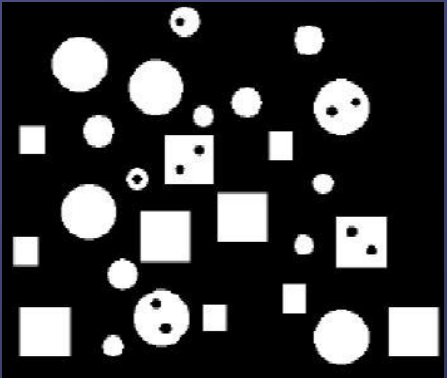
#> input picture aaa.png, 447 x 378 px
$ jupyter execute --allow-errors Assignment-2.ipynb   (shell and % lines are left out)
#> lines starting #> are read from the running program, lines starting #| are printed output that depends on the picture; after the words box and inside, x2 and y2 are one past the last pixel; in counts of white or black regions, pixels touching at a corner belong together
[cell 1]
import numpy as np
import random
import cv2
from skimage import morphology as skimage_morph
import matplotlib.pyplot as plt

[cell 2]
def cv2_imshow(img):
    if(len(img.shape) > 2):
        rgb_img = cv2.cvtColor(img, cv2.COLOR_BGR2RGB)
        plt.imshow(rgb_img)
    else:
        plt.imshow(img, cmap = 'gray')

### 1. Read an image in the given link as ‘aaa.png’. Use the dilation operation on this image with two different structuring elements (square and circle). This size of structuring element is of your choice. Save your results as result-1.png andresult-2.png. Compare and contrast your results. Explain your observations.

[cell 3]
img = cv2.imread('aaa.png')
#> img is the input picture: shape (378, 447, 3); mean B, G, R 57.7, 56.9, 56.9

[cell 4]
cv2_imshow(img)

[cell 5]
img.shape
#> Out = (378, 447, 3)

[cell 6]
structuring_element_square = np.ones((9, 9), np.uint8)
structuring_element_circle = cv2.getStructuringElement(cv2.MORPH_ELLIPSE, (11, 11))

[cell 7]
structuring_element_square

[cell 8]
structuring_element_circle

[cell 9]
dilated_square_img = cv2.dilate(img, structuring_element_square, iterations = 1)
plt.imshow(dilated_square_img)

[cell 10]
dilated_circle_img = cv2.dilate(img, structuring_element_circle, iterations = 1)
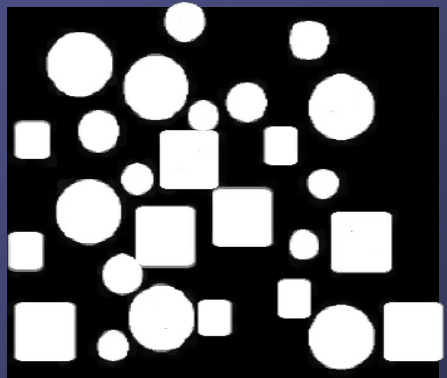
#> dilated_circle_img: shape (378, 447, 3); mean B, G, R 93.8, 91.6, 91.4
plt.imshow(dilated_circle_img)

[cell 11]
%cd assignment-2
%cd ..

cv2.imwrite('./assignment-2/question-1/result-1.png', dilated_square_img)
cv2.imwrite('./assignment-2/question-1/result-2.png', dilated_circle_img)
#> Out = True

<b>Comparison:</b>
- Both the circle and square structuring elements were able to fill the holes by dilation.
- The edges of the shapes in the image were dilated (smoothened) giving a polished output image.

<b>Contrast :</b>
- The number of ones in the square structuring element is more than that in a circle strucuring element for a strucuturing element of size nxn.
- The circle structuring element required larger dimensions than the square structuring element to remove the holes.

<b>Observations</b>
Both the structuring elements (square and circle) were able to fill the holes in the original image after dilation. The square structuring element with a size 9x9 was able to remove the holes as whereas the circle structuring element required a structuring element of size 11x11 to completely remove the holes.

- Square dilation expands objects more uniformly in all directions due to its sharp corners.
- Circular dilation has a smoother effect on edges, preserving some diagonal details due to its rounded shape.

### 2. Read an image. Add salt/pepper noise to it. Use a suitable structuring element to dilate this image, hence removing the noise from the image. Save your image as denoised.png.

[cell 12]
img = cv2.imread('./aaa.png', 2)
#> img: shape (378, 447); min 0, max 255, mean 57
cv2_imshow(img)

[cell 13]
# Adding salt/pepper noise to image
salt_pepper_noise_mask = np.random.choice([0, 1, -1], size = img.shape[:2], p = [0.1, 0.1, 0.8])

[cell 14]
salt_pepper_noise_mask

[cell 15]
img_noisy = img.copy()
img_noisy[salt_pepper_noise_mask == 0] = 0
img_noisy[salt_pepper_noise_mask == 1] = 255
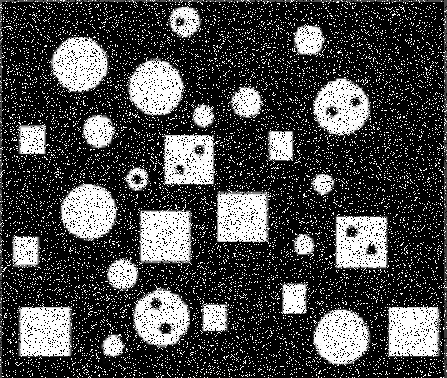
#> img_noisy: shape (378, 447); min 0, max 255, mean 71.1

[cell 16]
cv2_imshow(img_noisy)

[cell 17]
structuring_element = np.ones((2, 2)).astype(np.uint8)

[cell 18]
# denoised_img = cv2.dilate(img_noisy, structuring_element, anchor = (0, 0), iterations = 1)
denoised_img = skimage_morph.dilation(img, selem = structuring_element)
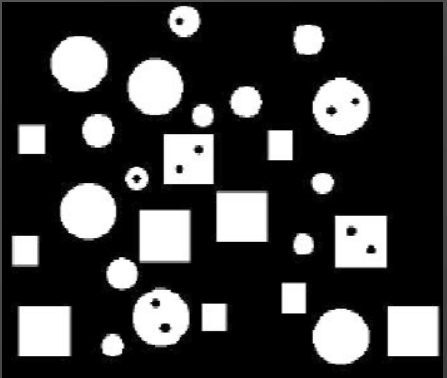
#> denoised_img: shape (378, 447); min 0, max 255, mean 60.9

##### After applying dilation, salt and pepper noise are removed from the noisy image

[cell 19]
cv2_imshow(denoised_img)

[cell 20]
%cd assignment-2
%cd ..

cv2.imwrite('./assignment-2/question-2/denoised.png', denoised_img)
#> Out = True

### 3. Show with an example image how you perform edge detection using dilation.

[cell 21]
img = cv2.imread('aaa.png')
# img = cv2.cvtColor(img, cv2.COLOR_BGR2GRAY)

kernel = cv2.getStructuringElement(cv2.MORPH_ELLIPSE, (3, 3))

dilated = cv2.dilate(img, kernel, iterations = 1)

[cell 22]
cv2_imshow(dilated)

[cell 23]
edges = dilated - img
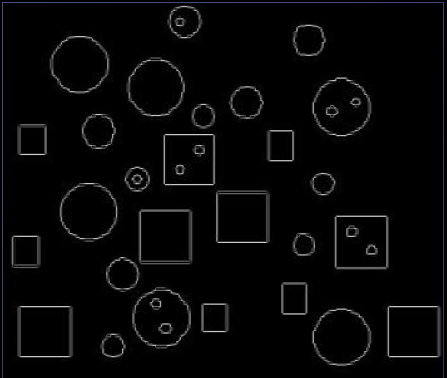
#> edges: shape (378, 447, 3); mean B, G, R 6.9, 6.6, 6.6

[cell 24]
cv2_imshow(edges)

[cell 25]
cv2.imshow('Edges', edges)
cv2.waitKey()
cv2.destroyAllWindows()

[cell 26]
%cd assignment-2
%cd ..

cv2.imwrite('./assignment-2/question-3/edges.png', edges)
#> Out = True

### 4. Read an image ‘aaa.png’. Use the erosion operation on this image with two different structuring elements (square and circle). This size of structuring element is of your choice. Save your results as result-1.png and result-2.png. Compare and contrast your results. Explain your observations.

[cell 27]
img = cv2.imread('aaa.png')

[cell 28]
cv2_imshow(img)

[cell 29]
structuring_element_square = np.ones((7, 7))
structuring_element_circle = cv2.getStructuringElement(cv2.MORPH_ELLIPSE, (7, 7))

[cell 30]
eroded_square = cv2.erode(img, structuring_element_square)
cv2_imshow(eroded_square)

[cell 31]
eroded_circle = cv2.erode(img, structuring_element_circle)
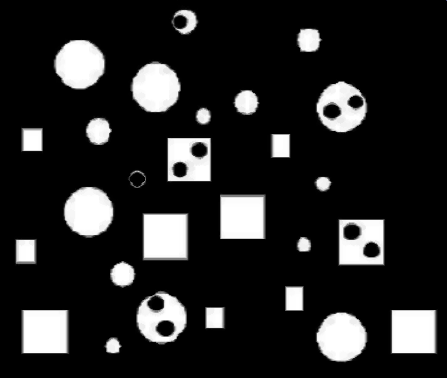
#> eroded_circle: shape (378, 447, 3); mean B, G, R 38.5, 38.5, 38.5
cv2_imshow(eroded_circle)

[cell 32]
%cd assignment-2
%cd ..

cv2.imwrite('./assignment-2/question-4/result-1.png', eroded_square)
cv2.imwrite('./assignment-2/question-4/result-2.png', eroded_circle)
#> Out = True

<b>Comparison:</b>
- Both the circle and square structuring elements were able to widen the holes (thin the object) by erosion.
- The edges of the shapes in the image were eroded (thinned).

<b>Contrast :</b>
- The number of ones in the square structuring element is more than that in a circle strucuring element for a strucuturing element of size nxn.

<b>Observations</b>
Both the structuring elements (square and circle) were able to widen the holes in the original image after erosion.

- Square erosion shrinks objects more uniformly in all directions due to its sharp corners and shrinks the holes into a square shape.
- Circular erosion has a smoother effect on edges. Due to its rounded shape, it tends to have a similar effect on the holes, shrinking the holes such that the holes become more circular.

### 5. Read an image. Add salt/pepper noise to it. Use a suitable structuring element to erode this image, hence removing the salt noise from the image. Save your image as denoised.png.

[cell 33]
img = cv2.imread('bw_image.png')
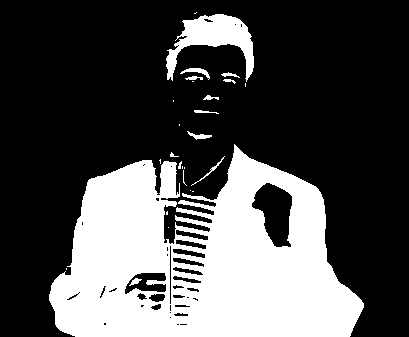
#> input picture bw_image.png, 409 x 337 px, found by its file name
#> img is the input picture: shape (337, 409, 3); 30.5% white; 27 white regions (15 under 20 px), largest, box (x1, y1, x2, y2) and area: (49, 144, 364, 337) 39012, (166, 14, 254, 82) 2439, (180, 68, 210, 80) 117
cv2_imshow(img)

[cell 34]
salt_pepper_noise_mask = np.random.choice([0, 1, -1], size = img.shape[:2], p = [0.1, 0.1, 0.8])

[cell 35]
noisy_img = img.copy()
noisy_img[salt_pepper_noise_mask == 0] = 0
noisy_img[salt_pepper_noise_mask == 1] = 255
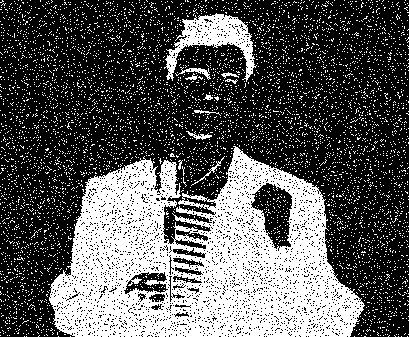
#> noisy_img: shape (337, 409, 3); 34.5% white; 5935 white regions (5924 under 20 px), largest, box (x1, y1, x2, y2) and area: (49, 146, 365, 337) 35478, (164, 13, 257, 82) 2279, (175, 67, 211, 80) 132

[cell 36]
cv2_imshow(noisy_img)

[cell 37]
structuring_element = np.ones((2, 2)).astype(np.uint8)
# structuring_element = np.identity(2).astype(np.uint8)
# structuring_element = np.ones((3, 1)).astype(np.uint8)
structuring_element

[cell 38]
denoised_img = cv2.erode(noisy_img, structuring_element)
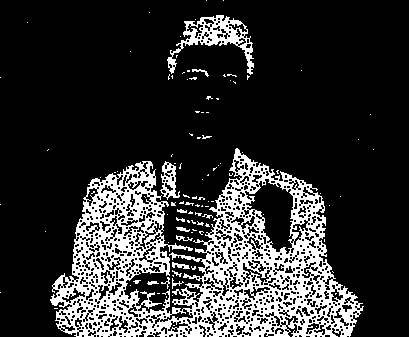
#> denoised_img: shape (337, 409, 3); 19% white; 111 white regions (96 under 20 px), largest, box (x1, y1, x2, y2) and area: (50, 148, 364, 337) 23576, (167, 15, 254, 75) 1467, (160, 161, 180, 200) 353

##### After removing salt noise using erosion operation

[cell 39]
cv2_imshow(denoised_img)

[cell 40]
%cd assignment-2
%cd ..

cv2.imwrite('./assignment-2/question-5/denoised.png', denoised_img)
#> Out = True

### 6. Use the opening technique on the image available at the following link with the appropriate structuring element.to separate the circles from the lines. Save your image as circle.png and line.png. The circle_png image should contain only circles, and the line.png image should contain only lines. Show the structuring element used. Experiment with many structuring elements, describe your results and observations.

[cell 41]
img = cv2.imread('./circles-and-lines.jpg')

#> (a cell that did not finish here is left out)

[cell 43]
def open_morph(img, se):
    eroded = cv2.erode(img, se)
    opened = cv2.dilate(eroded, se)

    return opened

#### Only Circles

[cell 44]
se = cv2.getStructuringElement(cv2.MORPH_ELLIPSE, (3, 3))
se

#> (a cell that did not finish here is left out)

[cell 46]
se = cv2.getStructuringElement(cv2.MORPH_ELLIPSE, (5, 5))
se

#> (a cell that did not finish here is left out)

[cell 48]
se = np.ones((5, 5))
se

#> (a cell that did not finish here is left out)

[cell 50]
se = np.ones((7, 7))
se

#> (a cell that did not finish here is left out)

##### Structuring Element that manages to preserve only the circles

[cell 52]
se = cv2.getStructuringElement(cv2.MORPH_ELLIPSE, (9, 9))
se

#> (a cell that did not finish here is left out)

[cell 54]
%cd assignment-2
%cd ..

#> (the rest of this cell did not finish here and is left out)

#### Only Lines

[cell 55]
se = np.ones((3, 1)).astype(np.uint8)
se

#> (a cell that did not finish here is left out)

[cell 57]
se = np.ones((20, 1)).astype(np.uint8)
se

#> (a cell that did not finish here is left out)

[cell 59]
n = 25

se_1 = np.ones((1, n))
se_2 = np.ones((n, 1))
se_3 = np.identity(n).astype(np.uint8)
se_4 = np.identity(n).astype(np.uint8)[::-1, :]

#> (the rest of this cell did not finish here and is left out)

[cell 60]
n = 23

se_1 = np.ones((1, n))
se_2 = np.ones((n, 1))
se_3 = np.identity(n).astype(np.uint8)
se_4 = np.identity(n).astype(np.uint8)[::-1, :]

#> (the rest of this cell did not finish here and is left out)

#> (a cell that did not finish here is left out)

##### Structuring Elements Used

[cell 62]
se_1

[cell 63]
se_2

[cell 64]
se_3

[cell 65]
se_4

### Observations
- The opening operation is a morphological operation that involves eroding the original image with a structuring element and following that with a dilation of the eroded image with the same structuring element.
- Opening operation removes portions of the object that do not contain the structuring element.
- This property is used to come up with an appropriate structuring element for the tasks of removing circles and lines.
- Preserving circles necessitates a structural element that approximates a circle and preserving lines similarly requires a structuring element that approximates a line.
- In doing so we observe that the desired entities are preserved in the opened image and the other features are removed.

### Results:
#### The following structuring elements were able to achieve the task:

<b> Preserving Circles:</b>

    array([[0, 0, 0, 0, 1, 0, 0, 0, 0],
       [0, 1, 1, 1, 1, 1, 1, 1, 0],
       [0, 1, 1, 1, 1, 1, 1, 1, 0],
       [1, 1, 1, 1, 1, 1, 1, 1, 1],
       [1, 1, 1, 1, 1, 1, 1, 1, 1],
       [1, 1, 1, 1, 1, 1, 1, 1, 1],
       [0, 1, 1, 1, 1, 1, 1, 1, 0],
       [0, 1, 1, 1, 1, 1, 1, 1, 0],
       [0, 0, 0, 0, 1, 0, 0, 0, 0]], dtype=uint8)


<b>Preserving Lines:</b>

   ##### Vertical Lines:
         array([[1.],
       [1.],
       [1.],
       [1.],
       [1.],
       [1.],
       [1.],
       [1.],
       [1.],
       [1.],
       [1.],
       [1.],
       [1.],
       [1.],
       [1.],
       [1.],
       [1.],
       [1.],
       [1.],
       [1.],
       [1.],
       [1.]])

   ##### Horizontal Lines:
     array([[1., 1., 1., 1., 1., 1., 1., 1., 1., 1., 1., 1., 1., 1., 1., 1.,
        1., 1., 1., 1., 1., 1.]])

   ###### Negative Slope Lines:
     array([[1, 0, 0, 0, 0, 0, 0, 0, 0, 0, 0, 0, 0, 0, 0, 0, 0, 0, 0, 0, 0, 0],
       [0, 1, 0, 0, 0, 0, 0, 0, 0, 0, 0, 0, 0, 0, 0, 0, 0, 0, 0, 0, 0, 0],
       [0, 0, 1, 0, 0, 0, 0, 0, 0, 0, 0, 0, 0, 0, 0, 0, 0, 0, 0, 0, 0, 0],
       [0, 0, 0, 1, 0, 0, 0, 0, 0, 0, 0, 0, 0, 0, 0, 0, 0, 0, 0, 0, 0, 0],
       [0, 0, 0, 0, 1, 0, 0, 0, 0, 0, 0, 0, 0, 0, 0, 0, 0, 0, 0, 0, 0, 0],
       [0, 0, 0, 0, 0, 1, 0, 0, 0, 0, 0, 0, 0, 0, 0, 0, 0, 0, 0, 0, 0, 0],
       [0, 0, 0, 0, 0, 0, 1, 0, 0, 0, 0, 0, 0, 0, 0, 0, 0, 0, 0, 0, 0, 0],
       [0, 0, 0, 0, 0, 0, 0, 1, 0, 0, 0, 0, 0, 0, 0, 0, 0, 0, 0, 0, 0, 0],
       [0, 0, 0, 0, 0, 0, 0, 0, 1, 0, 0, 0, 0, 0, 0, 0, 0, 0, 0, 0, 0, 0],
       [0, 0, 0, 0, 0, 0, 0, 0, 0, 1, 0, 0, 0, 0, 0, 0, 0, 0, 0, 0, 0, 0],
       [0, 0, 0, 0, 0, 0, 0, 0, 0, 0, 1, 0, 0, 0, 0, 0, 0, 0, 0, 0, 0, 0],
       [0, 0, 0, 0, 0, 0, 0, 0, 0, 0, 0, 1, 0, 0, 0, 0, 0, 0, 0, 0, 0, 0],
       [0, 0, 0, 0, 0, 0, 0, 0, 0, 0, 0, 0, 1, 0, 0, 0, 0, 0, 0, 0, 0, 0],
       [0, 0, 0, 0, 0, 0, 0, 0, 0, 0, 0, 0, 0, 1, 0, 0, 0, 0, 0, 0, 0, 0],
       [0, 0, 0, 0, 0, 0, 0, 0, 0, 0, 0, 0, 0, 0, 1, 0, 0, 0, 0, 0, 0, 0],
       [0, 0, 0, 0, 0, 0, 0, 0, 0, 0, 0, 0, 0, 0, 0, 1, 0, 0, 0, 0, 0, 0],
       [0, 0, 0, 0, 0, 0, 0, 0, 0, 0, 0, 0, 0, 0, 0, 0, 1, 0, 0, 0, 0, 0],
       [0, 0, 0, 0, 0, 0, 0, 0, 0, 0, 0, 0, 0, 0, 0, 0, 0, 1, 0, 0, 0, 0],
       [0, 0, 0, 0, 0, 0, 0, 0, 0, 0, 0, 0, 0, 0, 0, 0, 0, 0, 1, 0, 0, 0],
       [0, 0, 0, 0, 0, 0, 0, 0, 0, 0, 0, 0, 0, 0, 0, 0, 0, 0, 0, 1, 0, 0],
       [0, 0, 0, 0, 0, 0, 0, 0, 0, 0, 0, 0, 0, 0, 0, 0, 0, 0, 0, 0, 1, 0],
       [0, 0, 0, 0, 0, 0, 0, 0, 0, 0, 0, 0, 0, 0, 0, 0, 0, 0, 0, 0, 0, 1]],
      dtype=uint8)


   ##### Positive Slope Lines:
     array([[0, 0, 0, 0, 0, 0, 0, 0, 0, 0, 0, 0, 0, 0, 0, 0, 0, 0, 0, 0, 0, 1],
       [0, 0, 0, 0, 0, 0, 0, 0, 0, 0, 0, 0, 0, 0, 0, 0, 0, 0, 0, 0, 1, 0],
       [0, 0, 0, 0, 0, 0, 0, 0, 0, 0, 0, 0, 0, 0, 0, 0, 0, 0, 0, 1, 0, 0],
       [0, 0, 0, 0, 0, 0, 0, 0, 0, 0, 0, 0, 0, 0, 0, 0, 0, 0, 1, 0, 0, 0],
       [0, 0, 0, 0, 0, 0, 0, 0, 0, 0, 0, 0, 0, 0, 0, 0, 0, 1, 0, 0, 0, 0],
       [0, 0, 0, 0, 0, 0, 0, 0, 0, 0, 0, 0, 0, 0, 0, 0, 1, 0, 0, 0, 0, 0],
       [0, 0, 0, 0, 0, 0, 0, 0, 0, 0, 0, 0, 0, 0, 0, 1, 0, 0, 0, 0, 0, 0],
       [0, 0, 0, 0, 0, 0, 0, 0, 0, 0, 0, 0, 0, 0, 1, 0, 0, 0, 0, 0, 0, 0],
       [0, 0, 0, 0, 0, 0, 0, 0, 0, 0, 0, 0, 0, 1, 0, 0, 0, 0, 0, 0, 0, 0],
       [0, 0, 0, 0, 0, 0, 0, 0, 0, 0, 0, 0, 1, 0, 0, 0, 0, 0, 0, 0, 0, 0],
       [0, 0, 0, 0, 0, 0, 0, 0, 0, 0, 0, 1, 0, 0, 0, 0, 0, 0, 0, 0, 0, 0],
       [0, 0, 0, 0, 0, 0, 0, 0, 0, 0, 1, 0, 0, 0, 0, 0, 0, 0, 0, 0, 0, 0],
       [0, 0, 0, 0, 0, 0, 0, 0, 0, 1, 0, 0, 0, 0, 0, 0, 0, 0, 0, 0, 0, 0],
       [0, 0, 0, 0, 0, 0, 0, 0, 1, 0, 0, 0, 0, 0, 0, 0, 0, 0, 0, 0, 0, 0],
       [0, 0, 0, 0, 0, 0, 0, 1, 0, 0, 0, 0, 0, 0, 0, 0, 0, 0, 0, 0, 0, 0],
       [0, 0, 0, 0, 0, 0, 1, 0, 0, 0, 0, 0, 0, 0, 0, 0, 0, 0, 0, 0, 0, 0],
       [0, 0, 0, 0, 0, 1, 0, 0, 0, 0, 0, 0, 0, 0, 0, 0, 0, 0, 0, 0, 0, 0],
       [0, 0, 0, 0, 1, 0, 0, 0, 0, 0, 0, 0, 0, 0, 0, 0, 0, 0, 0, 0, 0, 0],
       [0, 0, 0, 1, 0, 0, 0, 0, 0, 0, 0, 0, 0, 0, 0, 0, 0, 0, 0, 0, 0, 0],
       [0, 0, 1, 0, 0, 0, 0, 0, 0, 0, 0, 0, 0, 0, 0, 0, 0, 0, 0, 0, 0, 0],
       [0, 1, 0, 0, 0, 0, 0, 0, 0, 0, 0, 0, 0, 0, 0, 0, 0, 0, 0, 0, 0, 0],
       [1, 0, 0, 0, 0, 0, 0, 0, 0, 0, 0, 0, 0, 0, 0, 0, 0, 0, 0, 0, 0, 0]],
      dtype=uint8)

### 7. Demonstrate Closing operation with any image of your choice and record your observations.

[cell 66]
img = cv2.imread('./aaa.png')
cv2_imshow(img)

[cell 67]
%cd assignment-2
%cd ..

[cell 68]
def close_morph(img, se):
    dilated = cv2.dilate(img, se)
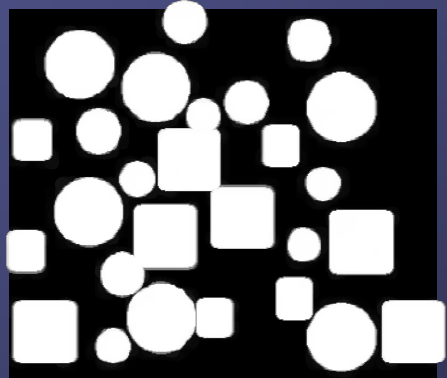
#> dilated: shape (378, 447, 3); mean B, G, R 108.8, 106.1, 105.9
    closed = cv2.erode(dilated, se)
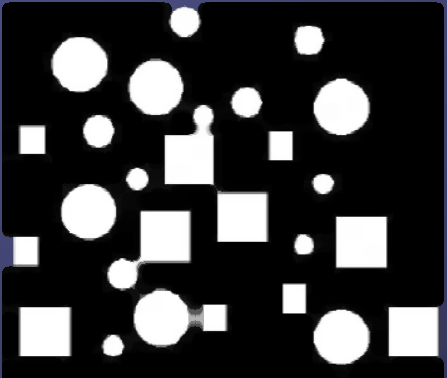
#> closed: shape (378, 447, 3); mean B, G, R 60.8, 59.8, 59.8

    return closed

[cell 69]
se = cv2.getStructuringElement(cv2.MORPH_ELLIPSE, (15, 15))
se

[cell 70]
closed = close_morph(img, se)
cv2_imshow(closed)
cv2.imwrite('./assignment-2/question-7/closed.png', closed)
#> Out = True
